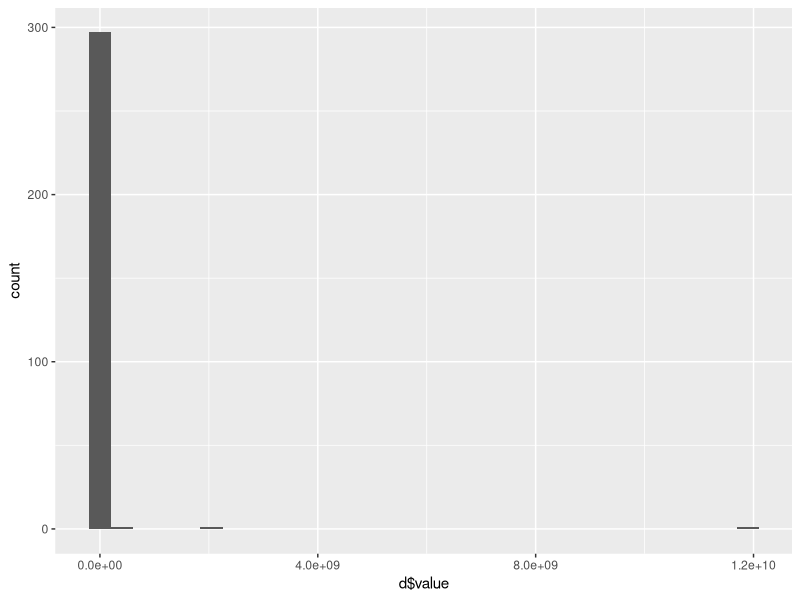
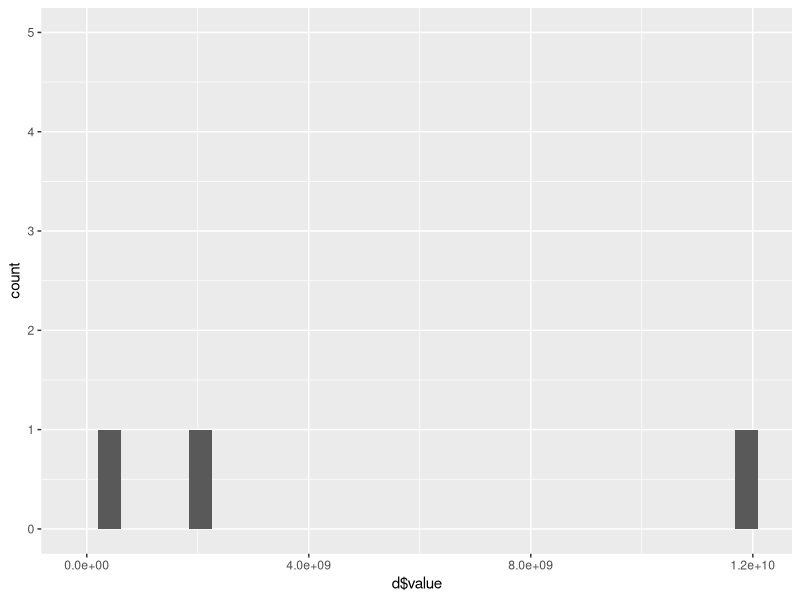
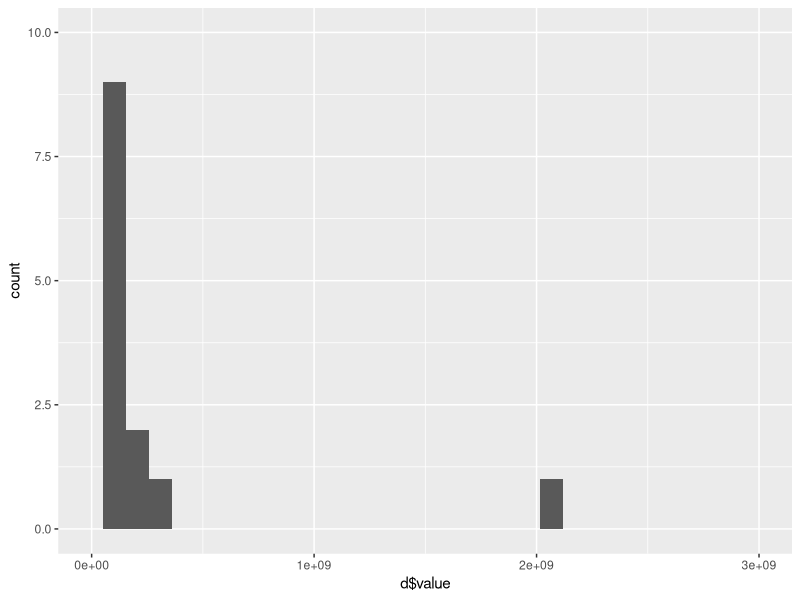
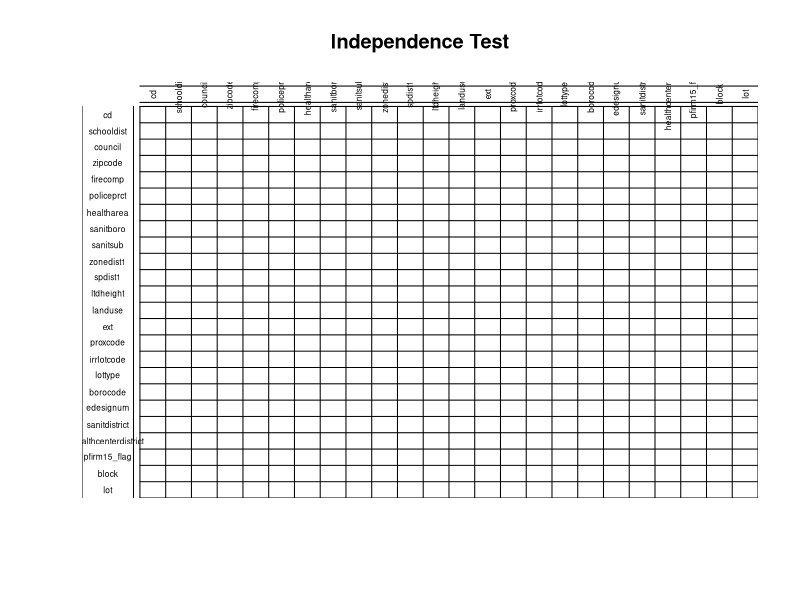

Reproduce these figures in R, in order.
# Chi-squared test for independence between categorical variables:

library("gdata")
df <- read.csv("correlation/factors_chi2.csv")
row.names(df) <- colnames(df)

# p values:
df1 <- df
for (i in colnames(df1)) {
  df1[,i] <- gsub(".*,(.*)", "\\1", df1[,i])
  df1[,i] <- as.numeric(df1[,i])
}

# Chi-squared values:
df2 <- df
for (i in colnames(df2)) {
  df2[,i] <- gsub("(.*),.*", "\\1", df2[,i])
  df2[,i] <- as.numeric(df2[,i])
}

# Those variables for which the independence hypothesis is not rejeceted:
a <- colnames(df1)
j <- 0
print("These pairs of variables might be independent:")
for (i in 1:dim(df1)[1]){
  for (j in 1:dim(df1)[2]){
    if((j >= i) & (df1[a[i],a[j]] > 0.05)){
      print(c(a[i],a[j]))
    }
  }
}

# Upper triangle values of chi-squared values saved in a data frame:
d <- as.data.frame(upperTriangle(df2, diag = TRUE, byrow = TRUE))
colnames(d) <- "value"

library(ggplot2)
ggplot(data=d, aes(d$value)) + geom_histogram()
ggplot(data=d, aes(d$value)) + geom_histogram() + ylim(0,5)
ggplot(data=d, aes(d$value)) + geom_histogram() + ylim(0,10) + xlim(0,3e+9)
dt <- as.table(as.matrix(df2))

# Choosing a threshold chi-squared value based on the above graphs:
m = 8.0e+09

# Displaying those points that are greater than this threshold in skyblue color:
a <- colnames(df2)
df3 <- df2
for (i in a){
  for (j in a){
    if (df3[i, j]>=m) {
      df3[i, j] <- "skyblue"
    }
    else{
      df3[i,j] <- "white"
    }
  }
}

# White for the lower triangle (without diagonal), so that only upper triangle is displayed in the plot:
df3[lower.tri(df3, diag = FALSE)] <- "white" # diag = FALSE by default
df3 <- as.table(as.matrix(df3))

# Balloon plot:
library("gplots")
gplots::balloonplot(df3, main ="Independence Test", xlab ="", ylab="",
            label = FALSE, show.margins = FALSE, colsrt=90, dotcolor = df3,
            hide.duplicates=TRUE, text.size=0.5)
# Remember that lot is indepent with respect to healtharea, sanitsub, and ltdheight.
